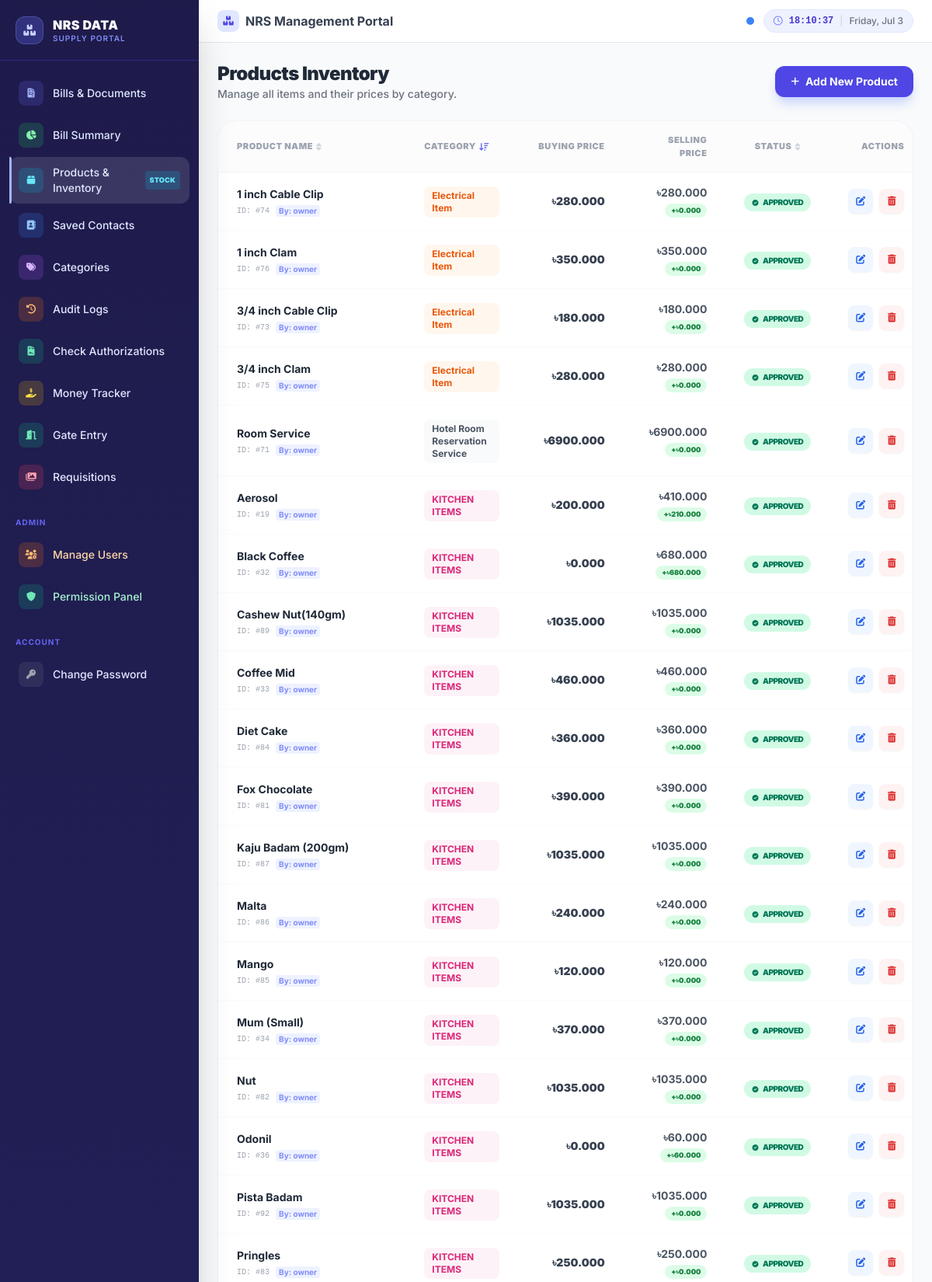
Screenshot of /products/ (signed in, upper part) with the database file from the repository.
### documents/models.py (models this page shows, shortened)
class SyncableModel(models.Model):
    uuid = models.UUIDField(default=uuid.uuid4, null=True, blank=True, db_index=True)
    is_dirty = models.BooleanField(default=True)
    is_deleted = models.BooleanField(default=False)
    updated_at = models.DateTimeField(auto_now=True)
    class Meta:
        abstract = True

class Product(SyncableModel):
    name = models.CharField(max_length=255)
    category = models.ForeignKey(TransactionCategory, on_delete=models.CASCADE, related_name='products')
    base_price = models.DecimalField(max_digits=12, decimal_places=3, default=0.000)
    upscale_value = models.DecimalField(max_digits=12, decimal_places=3, default=0.000)
    unit = models.CharField(max_length=50, default='Pcs')
    added_by = models.ForeignKey('accounts.User', on_delete=models.SET_NULL, null=True, blank=True)
    is_approved = models.BooleanField(default=False)
    created_at = models.DateTimeField(auto_now_add=True)
    class Meta:
        unique_together = ('name', 'category')
        ordering = ['name']
    @property
    def price_diff(self):
        return self.upscale_value - self.base_price

class TransactionCategory(SyncableModel):
    name = models.CharField(max_length=100, unique=True)
    default_vat = models.DecimalField(max_digits=5, decimal_places=2, default=0.00)
    default_tax = models.DecimalField(max_digits=5, decimal_places=2, default=0.00)
    default_duty = models.DecimalField(max_digits=5, decimal_places=2, default=0.00)
    default_service_charge = models.DecimalField(max_digits=5, decimal_places=2, default=0.00)
    default_profit_margin = models.DecimalField(max_digits=5, decimal_places=2, default=0.00)
    invoice_prefix = models.CharField(max_length=10, default="INV")
    default_supplier = models.ForeignKey('BusinessParty', on_delete=models.SET_NULL, null=True, blank=True, related_name='def_categories_supplier')
    default_buyer = models.ForeignKey('BusinessParty', on_delete=models.SET_NULL, null=True, blank=True, related_name='def_categories_buyer')
    COLOR_CHOICES = [
        ('gray', 'Gray (Default)'),
        ('blue', 'Blue'),
        ('purple', 'Purple'),
        ('green', 'Green'),
        ('red', 'Red'),
        ('yellow', 'Yellow'),
        ('indigo', 'Indigo'),
        ('pink', 'Pink'),
        ('orange', 'Orange'),
        ('teal', 'Teal'),
    ]
    color_theme = models.CharField(max_length=20, choices=COLOR_CHOICES, default='gray')

### accounts/models.py (models this page shows)
class User(AbstractUser):
    ROLE_CHOICES = (
        ('SUPERADMIN', 'Super Admin'),
        ('ACCOUNTANT', 'Accountant'),
        ('SUPPLIER', 'Supplier'),
        ('OWNER', 'Owner'),
        ('BUYER', 'Buyer'),
    )
    role = models.CharField(max_length=20, choices=ROLE_CHOICES, default='BUYER')
    whatsapp_number = models.CharField(max_length=20, blank=True, help_text="Enter number with country code, e.g., 88017...")
    p_view_bill_summary = models.BooleanField(default=False)
    p_view_bills = models.BooleanField(default=False)
    p_create_bill = models.BooleanField(default=False)
    p_edit_bill = models.BooleanField(default=False)
    p_delete_bill = models.BooleanField(default=False)
    p_price_bill = models.BooleanField(default=False)
    p_approve_bill = models.BooleanField(default=False)
    p_manage_inventory = models.BooleanField(default=False)
    p_manage_contacts = models.BooleanField(default=False)
    p_manage_categories = models.BooleanField(default=False)
    p_view_gate_entry = models.BooleanField(default=False)
    p_manage_visual_requisitions = models.BooleanField(default=False)
    p_manage_requisitions = models.BooleanField(default=False)
    p_view_audit_logs = models.BooleanField(default=False)
    p_manage_authorizations = models.BooleanField(default=False)
    p_manage_users = models.BooleanField(default=False)
    p_manage_peer_transactions = models.BooleanField(default=False)
    p_print_documents = models.BooleanField(default=False)
    nid_number = models.CharField(max_length=20, blank=True, null=True, help_text="National ID Number")
    google_drive_json_key = models.TextField(blank=True, null=True, help_text="Google Drive Service Account JSON Key")

### documents/views.py (the view)
# urls.py: path('products/', doc_views.product_list, name='product_list'),
@login_required
def product_list(request):
    is_owner = request.user.role == 'OWNER' or request.user.is_superuser
    sort_query = request.GET.get('sort', 'category') # Default sort by category
    sort_mapping = {
        'name': 'name',
        '-name': '-name',
        'category': 'category__name',
        '-category': '-category__name',
        'status': 'is_approved',
        '-status': '-is_approved',
    }
    sort_field = sort_mapping.get(sort_query, 'category__name')
    if is_owner:
        products = Product.objects.all().select_related('category', 'added_by').order_by(sort_field, 'name')
    else:
        from django.db.models import Q
        products = Product.objects.filter(
            Q(is_approved=True) | Q(added_by=request.user)
        ).select_related('category', 'added_by').order_by(sort_field, 'name')
    return render(request, 'documents/product_list.html', {
        'products': products,
        'is_owner': is_owner,
        'current_sort': sort_query
    })

### documents/context_processors.py (called while the page is built)
def whatsapp_contacts(request):
    if not request.user.is_authenticated:
        return {}
    accountant = User.objects.filter(role='ACCOUNTANT').first()
    owner = User.objects.filter(role='OWNER').first()
    return {
        'wa_accountant_phone': accountant.whatsapp_number if accountant else '',
        'wa_owner_phone': owner.whatsapp_number if owner else '',
    }

### templates/documents/product_list.html (shortened to what this page needs)
{% extends 'base.html' %}
{% block content %}
<div class="page-content">
    <div class="flex flex-col md:flex-row md:items-center justify-between gap-4 mb-6">
        <div>
            <h1 class="text-2xl font-black text-gray-800 tracking-tight">Products Inventory</h1>
            <p class="text-sm text-gray-500 font-medium">Manage all items and their prices by category.</p>
        </div>
        <div class="flex items-center gap-3">
            <a href="{% url 'product_create' %}" class="flex items-center gap-2 bg-indigo-600 hover:bg-indigo-700 text-white px-5 py-2.5 rounded-xl shadow-lg shadow-indigo-200 transition-all font-bold text-sm">
                <i class="fas fa-plus text-xs"></i> Add New Product
            </a>
        </div>
    </div>
    <div class="bg-white rounded-3xl shadow-sm border border-gray-100 overflow-hidden">
        <div class="resp-table">
            <table class="w-full text-left border-collapse">
                <thead>
                    <tr class="bg-gray-50/50 border-b border-gray-100">
                        <th class="px-6 py-4 text-[11px] font-black text-gray-400 uppercase tracking-wider">
                            <a href="?sort={% if current_sort == 'name' %}-name{% else %}name{% endif %}" class="hover:text-indigo-600 transition-colors flex items-center gap-1">
                                Product Name
                                {% if current_sort == 'name' %}<i class="fas fa-sort-alpha-down text-indigo-500"></i>{% elif current_sort == '-name' %}<i class="fas fa-sort-alpha-up text-indigo-500"></i>{% else %}<i class="fas fa-sort text-gray-300"></i>{% endif %}
                            </a>
                        </th>
                        <th class="px-6 py-4 text-[11px] font-black text-gray-400 uppercase tracking-wider">
                            <a href="?sort={% if current_sort == 'category' %}-category{% else %}category{% endif %}" class="hover:text-indigo-600 transition-colors flex items-center gap-1">
                                Category
                                {% if current_sort == 'category' %}<i class="fas fa-sort-amount-down text-indigo-500"></i>{% elif current_sort == '-category' %}<i class="fas fa-sort-amount-up text-indigo-500"></i>{% else %}<i class="fas fa-sort text-gray-300"></i>{% endif %}
                            </a>
                        </th>
                        <th class="px-6 py-4 text-[11px] font-black text-gray-400 uppercase tracking-wider text-right">Buying Price</th>
                        <th class="px-6 py-4 text-[11px] font-black text-gray-400 uppercase tracking-wider text-right">Selling Price</th>
                        <th class="px-6 py-4 text-[11px] font-black text-gray-400 uppercase tracking-wider text-center">
                            <a href="?sort={% if current_sort == 'status' %}-status{% else %}status{% endif %}" class="hover:text-indigo-600 transition-colors flex items-center justify-center gap-1">
                                Status
                                {% if current_sort == 'status' %}<i class="fas fa-sort-numeric-down text-indigo-500"></i>{% elif current_sort == '-status' %}<i class="fas fa-sort-numeric-up text-indigo-500"></i>{% else %}<i class="fas fa-sort text-gray-300"></i>{% endif %}
                            </a>
                        </th>
                        <th class="px-6 py-4 text-[11px] font-black text-gray-400 uppercase tracking-wider text-right">Actions</th>
                    </tr>
                </thead>
                <tbody class="divide-y divide-gray-50" id="product-table-body">
                    {% for product in products %}
                    <tr class="hover:bg-indigo-50/30 transition-colors group" data-product-id="{{ product.id }}">
                        <td class="px-6 py-4">
                            <span class="font-bold text-gray-800 text-sm block">{{ product.name }}</span>
                            <div class="flex items-center gap-2 mt-1">
                                <span class="text-[10px] text-gray-400 font-mono">ID: #{{ product.id }}</span>
                                {% if product.added_by %}
                                <span class="text-[10px] text-indigo-400 font-bold bg-indigo-50 px-1 rounded">By: {{ product.added_by.username }}</span>
                                {% endif %}
                            </div>
                        </td>
                        <td class="px-6 py-4">
                            <span class="inline-flex items-center px-2.5 py-1 rounded-lg text-xs font-bold bg-{% if product.category.color_theme %}{{ product.category.color_theme }}{% else %}indigo{% endif %}-50 text-{% if product.category.color_theme %}{{ product.category.color_theme }}{% else %}indigo{% endif %}-600">
                                {{ product.category.name }}
                            </span>
                        </td>
                        <td class="px-6 py-4 text-right font-black text-gray-700 text-sm">
                            ৳{{ product.base_price }}
                        </td>
                        <td class="px-6 py-4 text-right">
                            <div class="flex flex-col items-end">
                                <span class="upscale-price-val font-bold text-gray-600 text-sm">
                                    ৳{{ product.upscale_value }}
                                </span>
                                <div class="price-diff-badge inline-flex items-center px-2 py-0.5 rounded-full text-[9px] font-black {% if product.price_diff >= 0 %}bg-green-100 text-green-700{% else %}bg-red-100 text-red-700{% endif %} mt-1">
                                    {% if product.price_diff >= 0 %}+{% endif %}৳{{ product.price_diff }}
                                </div>
                            </div>
                        </td>
                        <td class="px-6 py-4 text-center">
                            {% if product.is_approved %}
                            <span class="inline-flex items-center gap-1.5 px-2.5 py-1 rounded-full text-[10px] font-black bg-emerald-100 text-emerald-700 uppercase tracking-tighter">
                                <i class="fas fa-check-circle text-[8px]"></i> Approved
                            </span>
                            {% else %}
                            <span class="inline-flex items-center gap-1.5 px-2.5 py-1 rounded-full text-[10px] font-black bg-amber-100 text-amber-700 uppercase tracking-tighter animate-pulse">
                                <i class="fas fa-clock text-[8px]"></i> Pending
                            </span>
                            {% endif %}
                        </td>
                        <td class="px-6 py-4 text-right">
                            <div class="flex items-center justify-end gap-2">
                                <a href="{% url 'product_update' product.pk %}" class="w-8 h-8 rounded-lg bg-blue-50 text-blue-600 flex items-center justify-center hover:bg-blue-600 hover:text-white transition-all shadow-sm" title="Edit">
                                    <i class="fas fa-edit text-xs"></i>
                                </a>
                                <a href="{% url 'product_delete' product.pk %}" class="w-8 h-8 rounded-lg bg-red-50 text-red-600 flex items-center justify-center hover:bg-red-600 hover:text-white transition-all shadow-sm" title="Delete">
                                    <i class="fas fa-trash-alt text-xs"></i>
                                </a>
                            </div>
                        </td>
                    </tr>
                    {% endfor %}
                </tbody>
            </table>
        </div>
    </div>
</div>
{% endblock %}

### templates/base.html (style rules this page uses)
* { font-family: 'Inter', sans-serif; }
.resp-table { overflow-x: auto; -webkit-overflow-scrolling: touch; }
.resp-table table { min-width: 580px; }
.page-content { animation: fadeIn 0.25s ease; }

### rows the page displays
Product: name "1 inch Cable Clip", id "74", added_by.username "owner", category.name "Electrical Item", base_price "280.000", upscale_value "280.000", price_diff "0.000", is_approved True (drawn)
Product: name "1 inch Clam", id "76", added_by.username "owner", category.name "Electrical Item", base_price "350.000", upscale_value "350.000", price_diff "0.000", is_approved True (drawn)
Product: name "3/4 inch Cable Clip", id "73", added_by.username "owner", category.name "Electrical Item", base_price "180.000", upscale_value "180.000", price_diff "0.000", is_approved True (drawn)
Product: name "3/4 inch Clam", id "75", added_by.username "owner", category.name "Electrical Item", base_price "280.000", upscale_value "280.000", price_diff "0.000", is_approved True (drawn)
Product: name "Room Service", id "71", added_by.username "owner", category.name "Hotel Room Reservation Service", base_price "6900.000", upscale_value "6900.000", price_diff "0.000", is_approved True (drawn)
Product: name "Aerosol", id "19", added_by.username "owner", category.name "KITCHEN ITEMS", base_price "200.000", upscale_value "410.000", price_diff "210.000", is_approved True (drawn)
Product: name "Black Coffee", id "32", added_by.username "owner", category.name "KITCHEN ITEMS", base_price "0.000", upscale_value "680.000", price_diff "680.000", is_approved True (drawn)
Product: name "Cashew Nut(140gm)", id "89", added_by.username "owner", category.name "KITCHEN ITEMS", base_price "1035.000", upscale_value "1035.000", price_diff "0.000", is_approved True (drawn)
Product: name "Coffee Mid", id "33", added_by.username "owner", category.name "KITCHEN ITEMS", base_price "460.000", upscale_value "460.000", price_diff "0.000", is_approved True (drawn)
Product: name "Diet Cake", id "84", added_by.username "owner", category.name "KITCHEN ITEMS", base_price "360.000", upscale_value "360.000", price_diff "0.000", is_approved True (drawn)
Product: name "Fox Chocolate", id "81", added_by.username "owner", category.name "KITCHEN ITEMS", base_price "390.000", upscale_value "390.000", price_diff "0.000", is_approved True (drawn)
Product: name "Kaju Badam (200gm)", id "87", added_by.username "owner", category.name "KITCHEN ITEMS", base_price "1035.000", upscale_value "1035.000", price_diff "0.000", is_approved True (drawn)
Product: name "Malta", id "86", added_by.username "owner", category.name "KITCHEN ITEMS", base_price "240.000", upscale_value "240.000", price_diff "0.000", is_approved True (drawn)
Product: name "Mango", id "85", added_by.username "owner", category.name "KITCHEN ITEMS", base_price "120.000", upscale_value "120.000", price_diff "0.000", is_approved True (drawn)
Product: name "Mum (Small)", id "34", added_by.username "owner", category.name "KITCHEN ITEMS", base_price "370.000", upscale_value "370.000", price_diff "0.000", is_approved True (drawn)
Product: name "Nut", id "82", added_by.username "owner", category.name "KITCHEN ITEMS", base_price "1035.000", upscale_value "1035.000", price_diff "0.000", is_approved True (drawn)
Product: name "Odonil", id "36", added_by.username "owner", category.name "KITCHEN ITEMS", base_price "0.000", upscale_value "60.000", price_diff "60.000", is_approved True (drawn)
Product: name "Pista Badam", id "92", added_by.username "owner", category.name "KITCHEN ITEMS", base_price "1035.000", upscale_value "1035.000", price_diff "0.000", is_approved True (drawn)
Product: name "Pringles", id "83", added_by.username "owner", category.name "KITCHEN ITEMS", base_price "250.000", upscale_value "250.000", price_diff "0.000", is_approved True (drawn)
